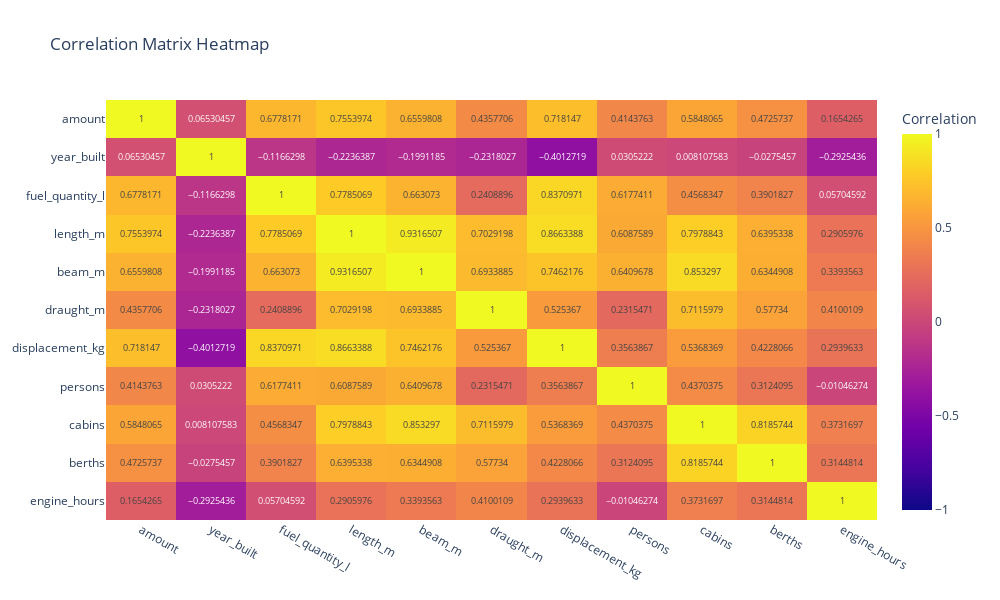

Notebook source saved alongside this figure:
### Markdown cell above
### Heatmap on the correlation matrix

### Code cell
import pandas as pd
import numpy as np
import plotly.express as px

df_boats = pd.read_csv('boat24_five_page_ships_cleaned.csv')  

# keeping only numerical variables  
numerical_columns = df_boats.select_dtypes(include=[np.number]).columns  

# the correlation matrix 
corr_matrix = df_boats[numerical_columns].corr()  
corr_matrix

fig = px.imshow(corr_matrix, text_auto=True, aspect="auto",
                labels=dict(color='Correlation'),
                x=corr_matrix.columns,
                y=corr_matrix.columns,
                width = 1000, height = 600,
                title="Correlation Matrix Heatmap")

# Setting the extreme values for [-1;1]
fig.update_coloraxes(cmin=-1, cmax=1)

fig.show()

### Figure 1 — Plotly figure (JSON) as saved in the notebook; plotly's stock layout.template omitted (floating-point values rounded to 4 significant figures)
{"data": [{"coloraxis": "coloraxis", "hovertemplate": "x: %{x}<br>y: %{y}<br>Correlation: %{z}<extra></extra>", "name": "0", "texttemplate": "%{z}", "type": "heatmap", "x": ["amount", "year_built", "fuel_quantity_l", "length_m", "beam_m", "draught_m", "displacement_kg", "persons", "cabins", "berths", "engine_hours"], "xaxis": "x", "y": ["amount", "year_built", "fuel_quantity_l", "length_m", "beam_m", "draught_m", "displacement_kg", "persons", "cabins", "berths", "engine_hours"], "yaxis": "y", "z": [[1.0, 0.0653, 0.6778, 0.7554, 0.656, 0.4358, 0.7181, 0.4144, 0.5848, 0.4726, 0.1654], [0.0653, 1.0, -0.1166, -0.2236, -0.1991, -0.2318, -0.4013, 0.03052, 0.008108, -0.02755, -0.2925], [0.6778, -0.1166, 1.0, 0.7785, 0.6631, 0.2409, 0.8371, 0.6177, 0.4568, 0.3902, 0.05705], [0.7554, -0.2236, 0.7785, 1.0, 0.9317, 0.7029, 0.8663, 0.6088, 0.7979, 0.6395, 0.2906], [0.656, -0.1991, 0.6631, 0.9317, 1.0, 0.6934, 0.7462, 0.641, 0.8533, 0.6345, 0.3394], [0.4358, -0.2318, 0.2409, 0.7029, 0.6934, 1.0, 0.5254, 0.2315, 0.7116, 0.5773, 0.41], [0.7181, -0.4013, 0.8371, 0.8663, 0.7462, 0.5254, 1.0, 0.3564, 0.5368, 0.4228, 0.294], [0.4144, 0.03052, 0.6177, 0.6088, 0.641, 0.2315, 0.3564, 1.0, 0.437, 0.3124, -0.01046], [0.5848, 0.008108, 0.4568, 0.7979, 0.8533, 0.7116, 0.5368, 0.437, 1.0, 0.8186, 0.3732], [0.4726, -0.02755, 0.3902, 0.6395, 0.6345, 0.5773, 0.4228, 0.3124, 0.8186, 1.0, 0.3145], [0.1654, -0.2925, 0.05705, 0.2906, 0.3394, 0.41, 0.294, -0.01046, 0.3732, 0.3145, 1.0]]}], "layout": {"coloraxis": {"cmax": 1, "cmin": -1, "colorbar": {"title": {"text": "Correlation"}}, "colorscale": [[0, "#0d0887"], [0.1111, "#46039f"], [0.2222, "#7201a8"], [0.3333, "#9c179e"], [0.4444, "#bd3786"], [0.5556, "#d8576b"], [0.6667, "#ed7953"], [0.7778, "#fb9f3a"], [0.8889, "#fdca26"], [1, "#f0f921"]]}, "height": 600, "title": {"text": "Correlation Matrix Heatmap"}, "width": 1000, "xaxis": {"anchor": "y", "domain": [0, 1]}, "yaxis": {"anchor": "x", "autorange": "reversed", "domain": [0, 1]}}}
